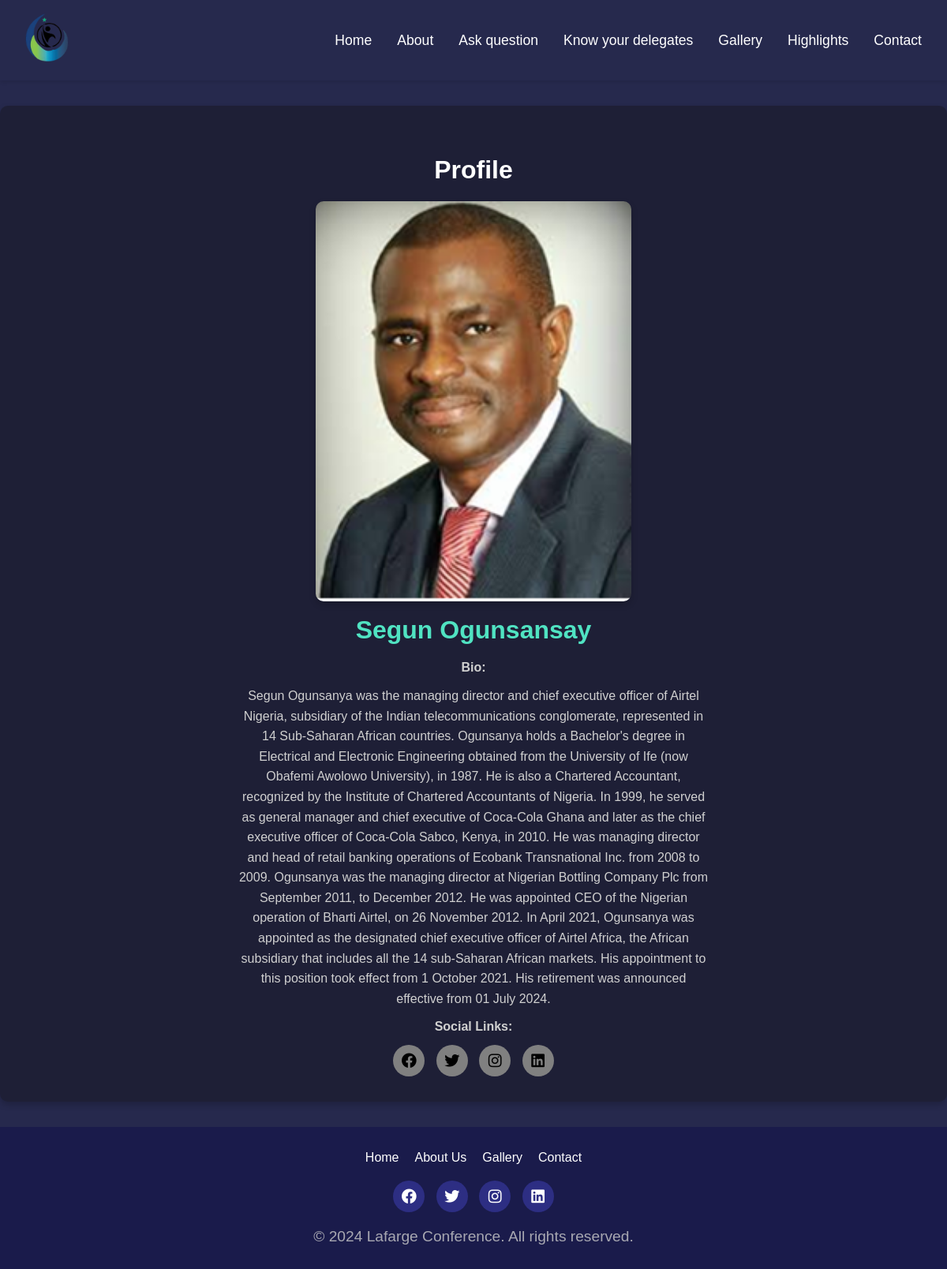
/speaker/1, run on the app's committed database.
### tables this page shows
CREATE TABLE speakers (
            id INTEGER PRIMARY KEY AUTOINCREMENT,
            name TEXT NOT NULL,
            position TEXT NOT NULL,
            bio TEXT NOT NULL,
            image_url TEXT NOT NULL,
            facebook_url TEXT,
            twitter_url TEXT,
            linkedin_url TEXT
        );

### app.py (the view)
@app.route("/speaker/<int:speaker_id>")
def speaker_page(speaker_id):
    speaker = get_speaker_by_id(speaker_id)
    if not speaker:
        return "Speaker not found", 404
    print(speaker)
    return render_template("speaker.html", speaker=speaker)

### app.py (called while the page is built)
def get_speaker_by_id(speaker_id):
    with sqlite3.connect(DATABASE_FILE) as conn:
        cursor = conn.cursor()
        cursor.execute("SELECT * FROM speakers WHERE id = ?", (speaker_id,))
        row = cursor.fetchone()
        if row:
            return {
                "id": row[0],
                "name": row[1],
                "position": row[2],
                "bio": row[3],
                "image_url": row[4],
                "facebook_url": row[5],
                "twitter_url": row[6],
                "linkedin_url": row[7],
            }
    return None

### templates/speaker.html (shortened to what this page needs)
{% extends 'base.html' %}
{% block content %}
<section class="speaker-details">
    <div class="container">
        <h2>Profile</h2>
        <div class="grid-layout">
            <div class="image-container">
                <img src="{{ speaker.image_url }}" alt="{{ speaker.name }}">
            </div>
             <br>
            <div class="details-container">
                <h1>{{ speaker.name }}</h1>
                <p><strong>Bio:</strong></p>
                <p>{{ speaker.bio }}</p>
                <p><strong>Social Links:</strong></p>
                <div class="social-icons">
                    <a href="{{ speaker.facebook_url }}" target="_blank" rel="noopener noreferrer" style="background-color: grey"><i class="fab fa-facebook" style="color: black;"></i></a>
                    <a href="{{ speaker.twitter_url }}" target="_blank" rel="noopener noreferrer"  style="background-color: grey"><i class="fab fa-twitter" style="color: black;"></i></a>
                    <a href="{{ speaker.instagram_url }}" target="_blank" rel="noopener noreferrer"  style="background-color: grey"><i class="fab fa-instagram" style="color: black;"></i></a>
                    <a href="{{ speaker.linkedin_url }}" target="_blank" rel="noopener noreferrer"  style="background-color: grey"><i class="fab fa-linkedin" style="color: black;"></i></a>
                </div>
            </div>
        </div>
    </div>
</section>
{% endblock %}

### static/css/styles.css (style rules this page uses)
* { margin: 0; padding: 0; box-sizing: border-box; }
body, h2, h3, h4, div { margin: 0; padding: 0; box-sizing: border-box; font-family: "Josefin Sans", sans-serif; }
body { background: #26294d; color: #fff; }
h2, h3, h4 { line-height: 1.2; margin-bottom: 10px; }
body, .container, section { width: 100%; max-width: 100%; margin: 0 auto; }
section { padding: 50px 0; }
h2 { text-align: center; margin-bottom: 20px; color: white; }
.speaker-details { padding: 1rem; text-align: center; }
.speaker-details p { font-size: 0.9rem; color: #777; }
h2 { font-size: 2rem; margin-top: 1rem; }
p { font-size: 1.2rem; margin-bottom: 2rem; color: #777; }
.social-icons a { display: inline-flex; align-items: center; justify-content: center; width: 40px; height: 40px; margin: 0 5px; background-color: #2d2e83; color: #fff; border-radius: 50%; font-size: 1.2rem; text-decoration: none; transition: background-color 0.3s ease; }
h2 { text-align: center; margin-top: 30px; font-size: 2rem; }
p { text-align: center; margin: 10px auto; max-width: 600px; color: #ccc; }
.speaker-details { display: grid; grid-template-columns: repeat(auto-fit, minmax(300px, 1fr)); gap: 2rem; align-items: start; background: #1e1f36; color: #ffffff; padding: 2rem; border-radius: 10px; box-shadow: 0 4px 8px rgba(0, 0, 0, 0.2); margin: 2rem auto; max-width: 1200px; }
.speaker-details .image-container { display: flex; justify-content: center; align-items: center; }
.speaker-details .image-container img { width: 100%; max-width: 400px; border-radius: 10px; box-shadow: 0 4px 8px rgba(0, 0, 0, 0.2); }
.speaker-details h1 { font-size: 2rem; color: #50e3c2; margin-bottom: 1rem; }
.speaker-details p { font-size: 1rem; color: #d0d0d0; line-height: 1.6; }

### data on the page
speakers: image_url (picture), name "Segun Ogunsansay", bio "Segun Ogunsanya was the managing director and chief executive officer of Airtel Nigeria, subsidiary of the Indian telecommunications conglomerate, represented in 14 Sub-Saharan African countries. Ogunsanya holds a Bachelor's degree in Electrical and Electronic Engineering obtained from the University of Ife (now Obafemi Awolowo University), in 1987. He is also a Chartered Accountant, recognized by the Institute of Chartered Accountants of Nigeria. In 1999, he served as general manager and chief executive of Coca-Cola Ghana and later as the chief executive officer of Coca-Cola Sabco, Kenya, in 2010. He was managing director and head of retail banking operations of Ecobank Transnational Inc.…"
